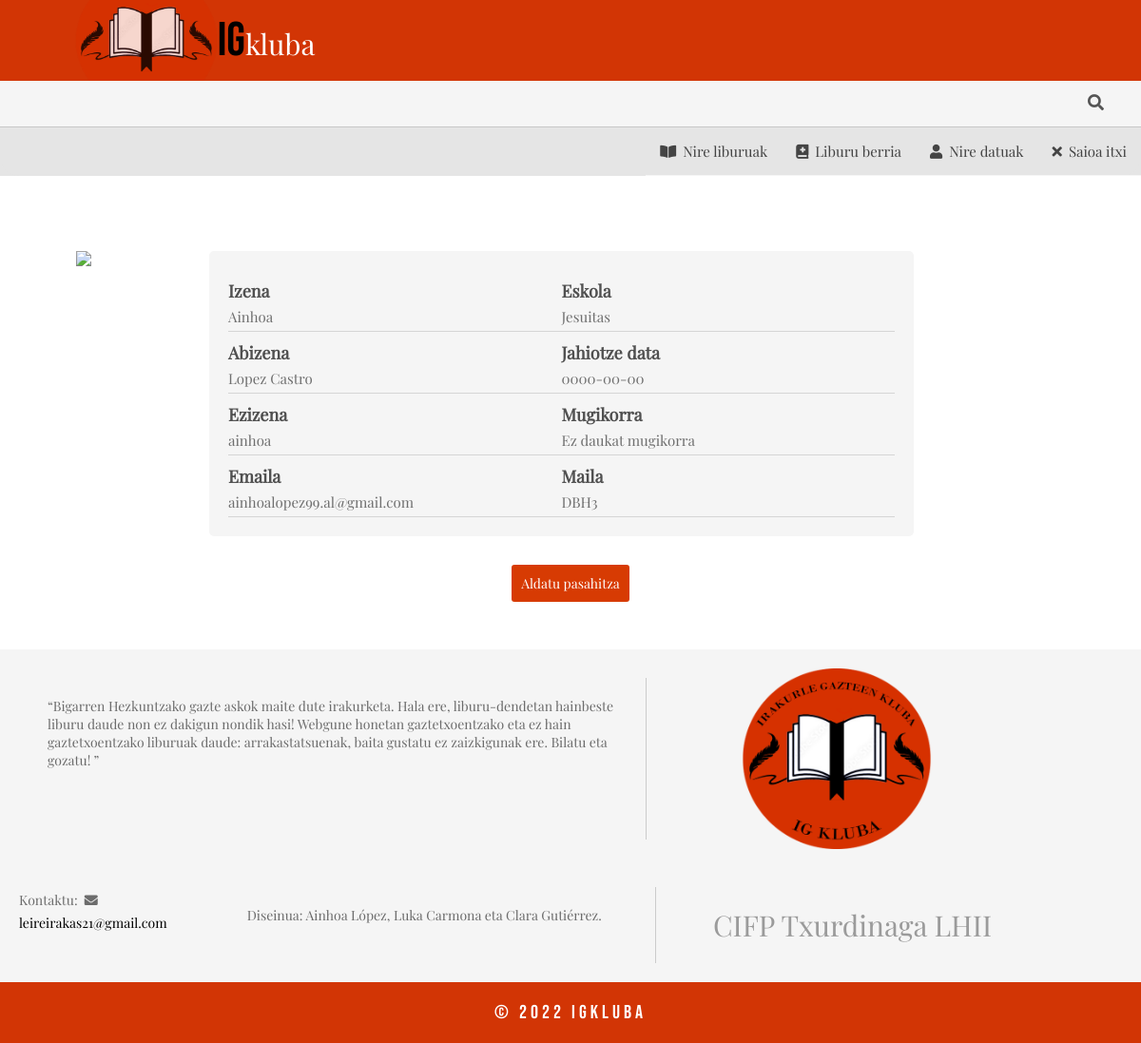
Screenshot of /perfilpersonal.php (signed in) with the database file from the repository.
### tables this page shows
CREATE TABLE usuarios (
  nombre varchar(20) NOT NULL,
  apellidos varchar(30) NOT NULL,
  correo varchar(30) NOT NULL,
  nickname varchar(30) NOT NULL,
  foto varchar(15) DEFAULT NULL,
  id_centro int(11) NOT NULL,
  fecha_nacimiento date DEFAULT NULL,
  tipo enum('Alumno','Profesor','Administrador') NOT NULL,
  validado tinyint(1) NOT NULL,
  movil char(9) DEFAULT NULL,
  password varchar(250) NOT NULL,
  id_nivel int(11),
  curso char(9) DEFAULT NULL
);

CREATE TABLE centro (
  id_centro int(11) NOT NULL AUTO_INCREMENT,
  nombre_centro varchar(30) DEFAULT NULL,
  PRIMARY KEY (id_centro)
);

CREATE TABLE clase (
  id_nivel int(11) NOT NULL AUTO_INCREMENT,
  fecha_limite date NOT NULL,
  nivel varchar(30) NOT NULL,
  PRIMARY KEY (id_nivel)
);

### perfilpersonal.php (the view, shortened to what this page needs)
<?php include('database/conexion.php');
?>
<!DOCTYPE html>
<html lang="es">
<head>
    <link rel="stylesheet" href="https://cdnjs.cloudflare.com/ajax/libs/font-awesome/5.14.0/css/all.min.css">
    <link rel="stylesheet" href="css/estilos.css">
</head>
<body>
    <?php include('cabecera.php'); ?>
    <main id="contenido">
        <?php
        $nickname = $_SESSION['nickname'];
        $consulta = $miPDO->prepare('SELECT * FROM usuarios where nickname = :nickname');
        $consulta->execute([
            'nickname' => $nickname,
        ]);
        $respuesta = $consulta->fetch();
        $centro = $respuesta['id_centro'];
        $consulta2 = $miPDO->prepare('SELECT nombre_centro FROM centro WHERE id_centro = :id_centro');
        $consulta2->execute(
            [
                'id_centro' => $centro,
            ]
        );
        $respuesta2 = $consulta2->fetch();
        $id_nivel = $respuesta['id_nivel'];
        $consulta3 = $miPDO->prepare('SELECT nivel FROM clase WHERE id_nivel = :id_nivel');
        $consulta3->execute(
            [
                'id_nivel' => $id_nivel,
            ]
        );
        $respuesta3 = $consulta3->fetch();
        ?>
        <div id='container'>
            <div class="container2">
                <div id="foto">
                    <figure class='foto'><img src='src/<?php echo ($respuesta['foto']) ?>'></figure>
                </div>
                <div id='caja-info-perfil'>
                    <dl class='caja-info-usuario'>
                        <dt>Izena</dt>
                        <dd class='nombre' method='get'><?php echo ($respuesta['nombre']) ?></dd>
                        <dt>Abizena</dt>
                        <dd class='apellidos'><?php echo ($respuesta['apellidos']) ?></dd>
                        <dt>Ezizena</dt>
                        <dd class='nickname'><?php echo ($respuesta['nickname']) ?></dd>
                        <dt>Emaila</dt>
                        <dd class='correo'><?php echo ($respuesta['correo']) ?></dd>
                    </dl>
                    <dl id='info'>
                        <dt>Eskola</dt>
                        <dd><?php echo ($respuesta2['nombre_centro']) ?></dd>
                        <dt>Jahiotze data</dt>
                        <dd class='fecha_nacimiento'><?php echo ($respuesta['fecha_nacimiento']) ?></dd>
                        <dt>Mugikorra</dt>
                        <dd class='movil'><?php if ($respuesta['movil'] == '') {
                                                echo ('Ez daukat mugikorra');
                                            } else {
                                                echo ($respuesta['movil']);
                                            }
                                            echo ($respuesta['movil']) ?></dd>
                        <dt>Maila</dt>
                        <dd class='nivel'><?php echo ($respuesta3['nivel']) ?></dd>
                    </dl>
                </div>
            </div>
            <div id="caja-btn-editar">
                <button class="btn-editar"><a id="btneditar" href='cambioPassword.php'>Aldatu pasahitza</a></button>
            </div>
        </div>
    </main>
    <?php
    include('pie-pagina.php');
    ?>
</body>
</html>

### css/estilos.css (style rules this page uses)
* { margin: 0; padding: 0; box-sizing: border-box; }
html { font-size: 0.625em; }
body { font-size: 1.5rem; }
#container { font-family: Arial; color: rgb(111, 111, 111); width: 100%; padding: 20px; display: flex; flex-direction: column; justify-content: center; font-family: "Playfair"; }
.foto { width: 30%; max-width: 150px; }
.foto img { width: 100%; }
#foto { align-items: center; justify-content: center; width: 100%; display: flex; justify-content: flex-end; padding: 20px; }
.caja-info-usuario { width: 50%; }
#caja-info-perfil { display: flex; width: 100%; background-color: rgb(245, 245, 245); border-radius: 5px; padding: 20px; max-width: 800px; }
#caja-info-perfil dt { font-weight: bold; color: #505050; padding-top: 10px; font-size: 1.8rem; }
#caja-info-perfil dd { padding: 5px 0; font-size: 1.5rem; border-bottom: 1px solid rgb(213, 213, 213); }
#info { width: 50%; }
#caja-btn-editar { display: flex; justify-content: center; align-items: center; }
.container2 { display: flex; align-items: center; flex-direction: column; }
.btn-editar { background-color: rgb(215, 59, 3); color: whitesmoke; margin-top: 20px; padding: 10px; border-radius: 3px; border: none; cursor: pointer; max-width: 150px; font-family: "Playfair"; font-size: 1.4rem; }
a#btneditar { color: white; text-decoration: none; }
@media (min-width: 850px) { #contenido { display: flex; margin-top: 30px; flex-wrap: wrap; justify-content: space-around; margin-top: 100px; } }
@media (min-width: 850px) { .container2 { display: flex; justify-content: center; } }
@media (min-width: 850px) { .btn-editar { max-width: 300px; } }
@media (min-width: 1000px) { #caja-info-perfil { width: 65%; max-width: none; } }
@media (min-width: 1000px) { #foto { justify-content: flex-start; width: auto; margin-right: 20px; align-items: stretch; padding: 0 50px; } }
@media (min-width: 1000px) { .container2 { flex-direction: row; justify-content: flex-start; align-items: flex-start; padding: 10px; } }
@media (min-width: 1000px) { .foto { width: 100%; } }
@media (min-width: 1000px) { #foto { min-width: 170px; } }

### rows the page displays
usuarios: nombre "Ainhoa", apellidos "Lopez Castro", nickname "ainhoa", correo "ainhoalopez99.al@gmail.com", fecha_nacimiento "0000-00-00"
centro: nombre_centro "Jesuitas"
clase: nivel "DBH3"
